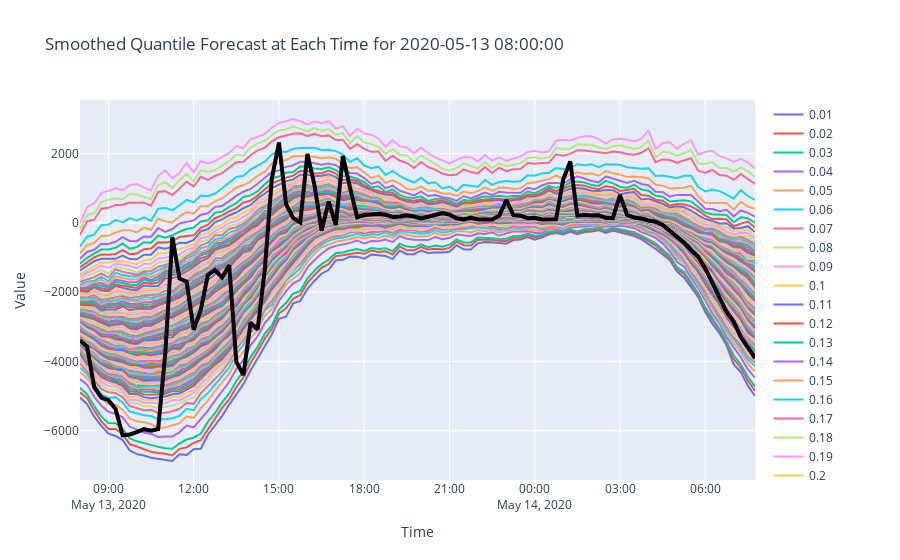

Notebook code cell kept with this figure:
### Code cell
fc_quantile_smoothed = pf.smooth_quantiles_at_each_time(fc_quantile_sorted, window_size=5)
plot_specific_day(fc_quantile_smoothed, gt, time_to_plot, title=f'Smoothed Quantile Forecast at Each Time for {time_to_plot}')
